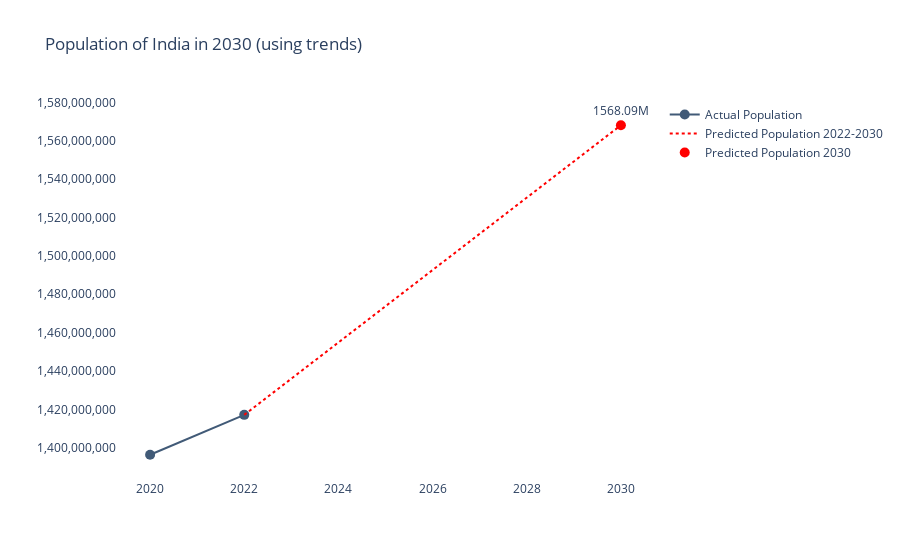

Notebook cell for this chart:
### Markdown cell above
<h1 style="padding:10px;background-color:#250902;margin:0;color:#e09f3e;font-family:sans-serif;font-size:24px;text-align:center;border-radius: 50px;overflow:hidden;font-weight:700">Predict the Population of Given Country in 2030</h1>

### Code cell
def predict_population_numpy(country_name):
    if country_name not in df['Country/Territory'].values:
        return f"Country '{country_name}' not found in the dataset."

    cleaned_df = df[['Country/Territory', '2022', '2020', '2015', '2010', '2000', '1990', '1980', '1970']]
    
    country_data = cleaned_df[cleaned_df['Country/Territory'] == country_name].iloc[0, 1:].values

    country_data = pd.to_numeric(country_data, errors='coerce')

    valid_mask = ~np.isnan(country_data)
    country_data = country_data[valid_mask]
    years = np.array([2022, 2020, 2015, 2010, 2000, 1990, 1980, 1970])[valid_mask]

    coeffs = np.polyfit(years, country_data, 1)

    m, b = coeffs
    predicted_population_2030 = m * 2030 + b

    population_data = {
        'Year': [2020, 2022, 2030],
        'Population': [country_data[1], country_data[0], predicted_population_2030]
    }

    fig = go.Figure()
    
    fig.add_trace(go.Scatter(
        x=population_data['Year'][:2],
        y=population_data['Population'][:2],
        mode='lines+markers',
        name='Actual Population',
        marker=dict(size=10),
        line=dict(color='#415A77', width=2)
    ))

    fig.add_trace(go.Scatter(
        x=[2022, 2030],
        y=[population_data['Population'][1], predicted_population_2030],
        mode='lines',
        name='Predicted Population 2022-2030',
        line=dict(color='red', dash='dot')
    ))

    fig.add_trace(go.Scatter(
        x=[2030],
        y=[predicted_population_2030],
        mode='markers+text',
        name='Predicted Population 2030',
        marker=dict(size=10, color='red'),
        text=[f"{predicted_population_2030 / 1_000_000:.2f}M"],
        textposition='top center'
    ))

    fig.update_layout(
        title=f'Population of {country_name} in 2030 (using trends)',
        xaxis_title='',
        yaxis_title='',
        yaxis_tickformat=',',
        showlegend=True,
        plot_bgcolor='white',
        xaxis=dict(
            showgrid=False,
            gridcolor='white'
        ),
        yaxis=dict(
            showgrid=False,
            gridcolor='white'
        )
    )

    fig.show()

    predicted_population_millions = predicted_population_2030 / 1_000_000
    return f"Predicted population of {country_name} in 2030 (using trend): {predicted_population_millions:.2f} million"

country_to_predict = input("Enter the country name: ")
result = predict_population_numpy(country_to_predict)
print(result)

### Figure 1 — Plotly figure (JSON) as saved in the notebook; plotly's stock layout.template omitted (floating-point values rounded to 4 significant figures)
{"data": [{"line": {"color": "#415A77", "width": 2}, "marker": {"size": 10}, "mode": "lines+markers", "name": "Actual Population", "type": "scatter", "x": [2020, 2022], "y": [1396387127, 1417173173]}, {"line": {"color": "red", "dash": "dot"}, "mode": "lines", "name": "Predicted Population 2022-2030", "type": "scatter", "x": [2022, 2030], "y": [1417173173, 1568000000.0]}, {"marker": {"color": "red", "size": 10}, "mode": "markers+text", "name": "Predicted Population 2030", "text": ["1568.09M"], "textposition": "top center", "type": "scatter", "x": [2030], "y": [1568000000.0]}], "layout": {"plot_bgcolor": "white", "showlegend": true, "title": {"text": "Population of India in 2030 (using trends)"}, "xaxis": {"gridcolor": "white", "showgrid": false, "title": {"text": ""}}, "yaxis": {"gridcolor": "white", "showgrid": false, "tickformat": ",", "title": {"text": ""}}}}
